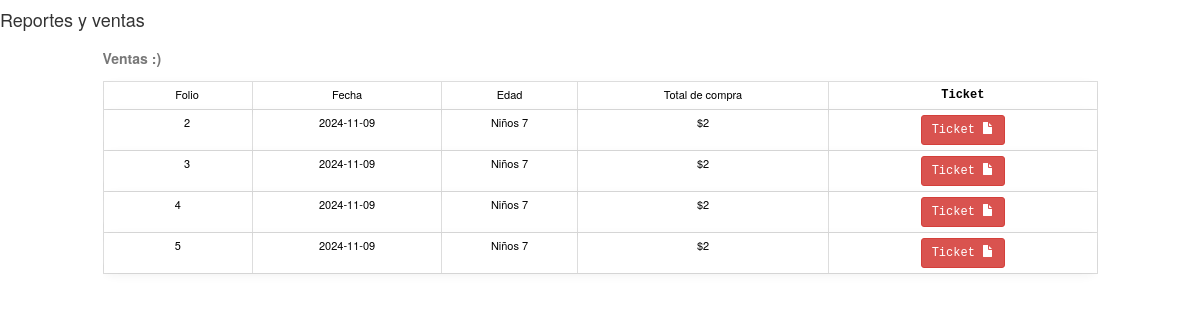
/vistas/ventas/ventasyReportes.php, run on the app's committed database.
### tables this page shows
CREATE TABLE ventas (
  id_venta int(11) NOT NULL,
  id_edad int(11) DEFAULT NULL,
  id_ticket int(11) DEFAULT NULL,
  id_usuario int(11) DEFAULT NULL,
  precio float DEFAULT NULL,
  fechaCompra date DEFAULT NULL,
  horaCompra time DEFAULT NULL,
  documento_cliente varchar(50) DEFAULT NULL,
  numero_ticket varchar(100) DEFAULT NULL,
  estado enum('ACTIVO','ANULADO') DEFAULT 'ACTIVO',
  id_usuario_anulacion int(11) DEFAULT NULL,
  fecha_anulacion datetime DEFAULT NULL,
  motivo_anulacion text DEFAULT NULL
);

CREATE TABLE edad (
  id_edad int(11) NOT NULL,
  id_usuario int(11) NOT NULL,
  nombre varchar(200) DEFAULT NULL,
  edadMin varchar(200) DEFAULT NULL,
  edadMax varchar(200) DEFAULT NULL
);

### clases/Ventas.php (called while the page is built, shortened)
<?php
class ventas{
	public function nombreEdad($idEdad){
		$c= new conectar();
		$conexion=$c->conexion();
		 $sql="SELECT nombre, edadMin
			from edad
			where id_edad='$idEdad'";
		$result=mysqli_query($conexion,$sql);
		$ver=mysqli_fetch_row($result);
		return $ver[0]." ".$ver[1];
	}
	public function obtenerTotal($idVenta) {
		$c = new conectar();
		$conexion = $c->conexion();
		$sql = "SELECT SUM(precio) as total FROM ventas WHERE id_venta='$idVenta'";
		$result = mysqli_query($conexion, $sql);
		$total = mysqli_fetch_row($result)[0];
		return $total;
	}
}
?>

### vistas/ventas/ventasyReportes.php (the view, shortened to what this page needs)
<?php
	require_once "../../clases/Ventas.php";
	$c= new conectar();
	$conexion=$c->conexion();
	$obj= new ventas();
	$sql="SELECT id_venta,
				fechaCompra,
				id_edad
			from ventas group by id_venta";
	$result=mysqli_query($conexion,$sql);
	?>
<!DOCTYPE html>
<html>
<head>
	<link rel="stylesheet" type="text/css" href="../../css/styles.css">
	<link rel="stylesheet" type="text/css" href="../../librerias/bootstrap/css/bootstrap.css">
</head>
<body>
<h4>Reportes y ventas</h4>
<div class="row">
	<div class="col-sm-1"></div>
	<div class="col-sm-10">
		<div class="table-responsive">
			<table class="table table-hover table-condensed table-bordered" style="text-align: center;">
				<caption><label>Ventas :)</label></caption>
				<tr>
					<td>Folio</td>
					<td>Fecha</td>
					<td>Edad</td>
					<td>Total de compra</td>
					<td>Ticket</td>
				</tr>
		<?php while($ver=mysqli_fetch_row($result)): ?>
				<tr>
					<td><?php echo $ver[0] ?></td>
					<td><?php echo $ver[1] ?></td>
					<td>
						<?php
							if($obj->nombreEdad($ver[2])==" "){
								echo "S/C";
							}else{
								echo $obj->nombreEdad($ver[2]);
							}
						 ?>
					</td>
					<td>
						<?php
							echo "$".$obj->obtenerTotal($ver[0]);
						 ?>
					</td>
					<td>
						<a href="../procesos/ventas/crearReportePdf.php?idventa=<?php echo $ver[0] ?>" class="btn btn-danger btn-sm">
							Ticket <span class="glyphicon glyphicon-file"></span>
						</a>
					</td>
				</tr>
		<?php endwhile; ?>
			</table>
		</div>
	</div>
	<div class="col-sm-1"></div>
</div>
</body>
</html>

### css/styles.css (style rules this page uses)
table { width: 100%; border-collapse: separate; border-spacing: 0 12px; margin: 0; color: #000000 !important; background-color: #ffffff; }
td { background: white; padding: 20px 25px; font-size: 1.1rem; color: #000000 !important; border: none; text-align: center; transition: all 0.3s ease; position: relative; background-color: #ffffff !important; }
tr { box-shadow: 0 3px 10px rgba(0,0,0,0.05); border-radius: 12px; transition: all 0.3s ease; transform: scale(1); }
td:last-child { font-family: 'Courier New', monospace; font-weight: bold; font-size: 1.2rem; color: #2980b9; background-color: #ffffff !important; }
td:first-child::before { font-family: "Font Awesome 5 Free"; margin-right: 10px; font-weight: 900; }
tr:nth-child(1) td:first-child::before { content: "\f1ae"; color: #3498db; }
tr:nth-child(2) td:first-child::before { content: "\f007"; color: #e67e22; }
tr:nth-child(3) td:first-child::before { content: "\f500"; color: #8e44ad; }

### data on the page
ventas: id_venta "2", fechaCompra "2024-11-09", id_edad.edadMin "Niños 7"
ventas: id_venta "3", fechaCompra "2024-11-09", id_edad.edadMin "Niños 7", obtenerTotal "2"
ventas: id_venta "4", fechaCompra "2024-11-09", id_edad.edadMin "Niños 7", obtenerTotal "2"
ventas: id_venta "5", fechaCompra "2024-11-09", id_edad.edadMin "Niños 7", obtenerTotal "2"
